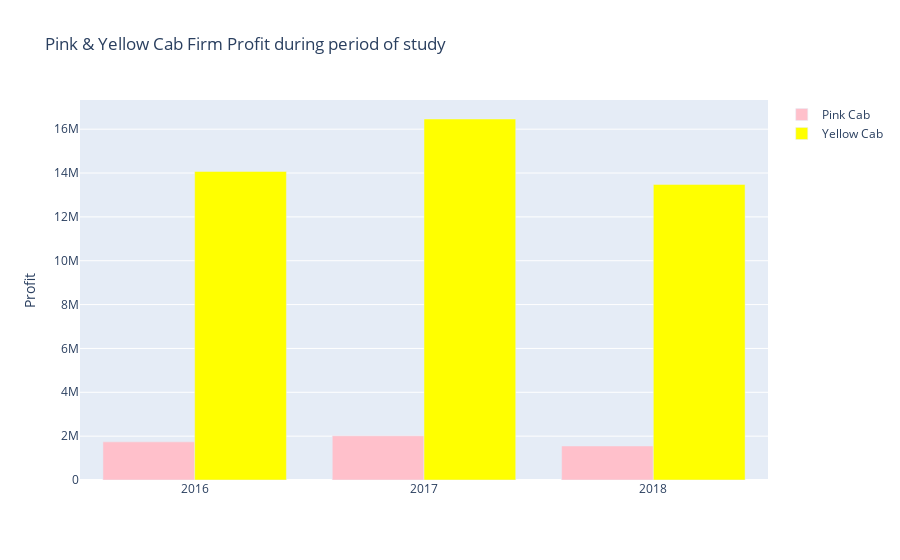

The cell this chart's notebook holds for it:
### Markdown cell above
### Profit analysis

### Code cell
# profit Distribution bar chart


data1_0 = taxi_data[taxi_data["Company"] == "Pink Cab"].groupby("Year").sum()
data1_1 = taxi_data[taxi_data["Company"] == "Yellow Cab"].groupby("Year").sum()

fig = go.Figure()
fig.add_trace(go.Bar(
                    x=data1_0.index,
                    y=data1_0['Profit'],
                    name='Pink Cab',
                    marker_color='pink' 
                    ))            
fig.add_trace(go.Bar(
                    x=data1_1.index,
                    y=data1_1['Profit'],
                    name='Yellow Cab',
                    marker_color='yellow'
                    ))
fig.update_layout(
    yaxis_title="Profit",
    title="Pink & Yellow Cab Firm Profit during period of study" )

### Figure 1 — Plotly figure (JSON) as saved in the notebook; plotly's stock layout.template omitted (floating-point values rounded to 4 significant figures)
{"data": [{"marker": {"color": "pink"}, "name": "Pink Cab", "type": "bar", "x": [2016, 2017, 2018], "y": [1740000.0, 2015000.0, 1552000.0]}, {"marker": {"color": "yellow"}, "name": "Yellow Cab", "type": "bar", "x": [2016, 2017, 2018], "y": [14070000.0, 16460000.0, 13480000.0]}], "layout": {"title": {"text": "Pink & Yellow Cab Firm Profit during period of study"}, "yaxis": {"title": {"text": "Profit"}}}}
